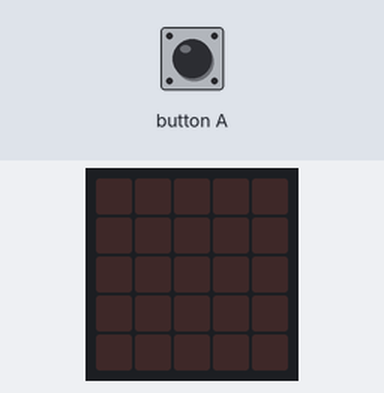
Simulated run of this program. Board: BBC micro:bit (MakeCode). Parts: the board's 5×5 LED display. The test bench sets the inputs (shaded band). Random numbers come from a fixed seed; the 48×5 strip is a reading aid, not a part: it shows the text the display is scrolling, unrolled, one strip-width of it at a time.

Above: at 1.2 s.
1.3 s: button A pressed for 0.15 s
At 2.1 s:
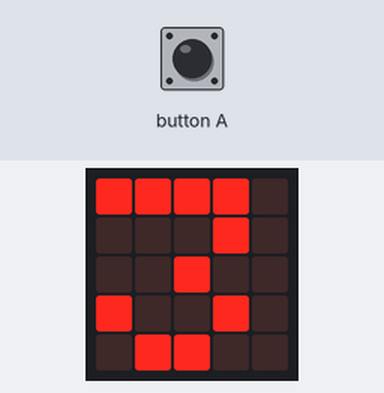
At 3.6 s:
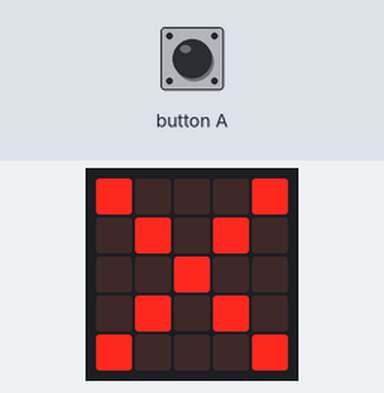
4.4 s: button A pressed for 0.15 s
At 15.6 s:
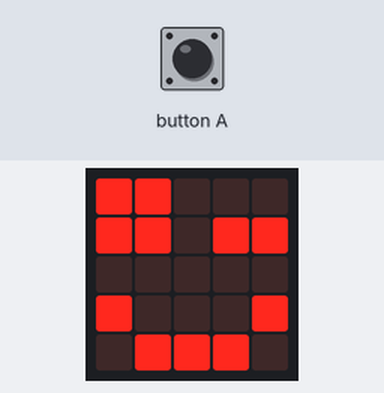
Timing chart, 0 to 16.8 s (numbered marks = the images above; inputs shaded):
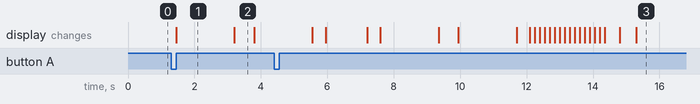

The program:

main.ts
```typescript
let numero1 = 0
let numero2 = 0
input.onButtonPressed(Button.A, function () {
    numero1 = randint(1, 9)
    basic.showNumber(numero1)
    basic.pause(1000)
    basic.showIcon(IconNames.No)
    numero2 = randint(1, 9)
    basic.showNumber(numero2)
    basic.pause(1000)
    basic.showLeds(`
        . . . . .
        # # # # #
        . . . . .
        # # # # #
        . . . . .
        `)
    basic.showNumber(numero1 * numero2)
    basic.pause(500)
    basic.showLeds(`
        # # . . .
        # # . # #
        . . . . .
        # . . . #
        . # # # .
        `)
})
```

test.ts
```typescript
// aquí va el archivo "tests"; esto no se compilará cuando este paquete se utilice como una extensión.
```

Measured:
- after the input at 1.3 s, the display: changes after 0.15 s (image 1)
- what the display in image 1 shows lasts 1.7 s, from 1.5 s to 3.2 s
- what the display in image 2 shows lasts 0.6 s, from 3.2 s to 3.8 s
